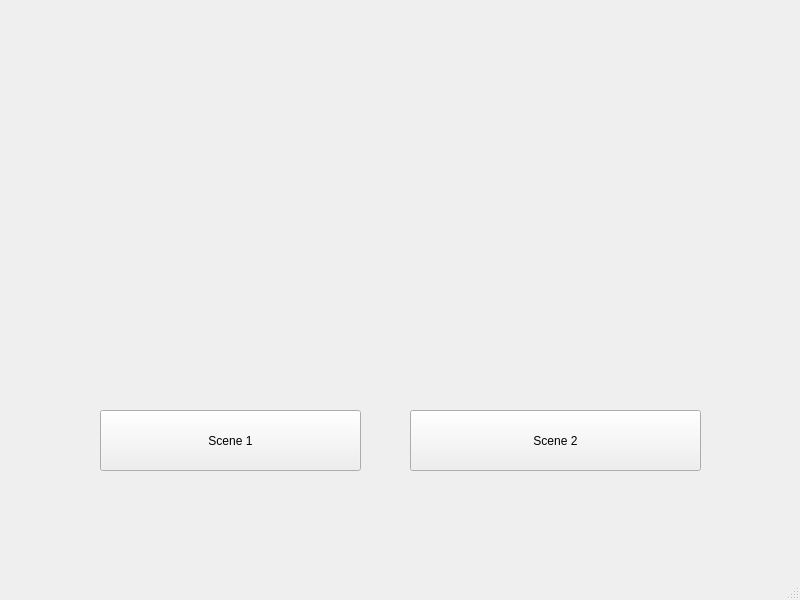
<?xml version="1.0" encoding="UTF-8"?>
<ui version="4.0">
 <class>MainWindow</class>
 <widget class="QMainWindow" name="MainWindow">
  <property name="geometry">
   <rect>
    <x>0</x>
    <y>0</y>
    <width>800</width>
    <height>600</height>
   </rect>
  </property>
  <property name="windowTitle">
   <string>MainWindow</string>
  </property>
  <widget class="QWidget" name="centralwidget">
   <widget class="QLabel" name="photo">
    <property name="geometry">
     <rect>
      <x>0</x>
      <y>0</y>
      <width>801</width>
      <height>331</height>
     </rect>
    </property>
    <property name="text">
     <string/>
    </property>
    <property name="pixmap">
     <pixmap>../Tkinter Application/img2.jpg</pixmap>
    </property>
    <property name="scaledContents">
     <bool>true</bool>
    </property>
   </widget>
   <widget class="QPushButton" name="pushButton_2">
    <property name="geometry">
     <rect>
      <x>410</x>
      <y>410</y>
      <width>291</width>
      <height>61</height>
     </rect>
    </property>
    <property name="text">
     <string>Scene 2</string>
    </property>
   </widget>
   <widget class="QPushButton" name="pushButton_3">
    <property name="geometry">
     <rect>
      <x>100</x>
      <y>410</y>
      <width>261</width>
      <height>61</height>
     </rect>
    </property>
    <property name="text">
     <string>Scene 1</string>
    </property>
   </widget>
  </widget>
  <widget class="QMenuBar" name="menubar">
   <property name="geometry">
    <rect>
     <x>0</x>
     <y>0</y>
     <width>800</width>
     <height>26</height>
    </rect>
   </property>
  </widget>
  <widget class="QStatusBar" name="statusbar"/>
 </widget>
 <resources/>
 <connections/>
</ui>
